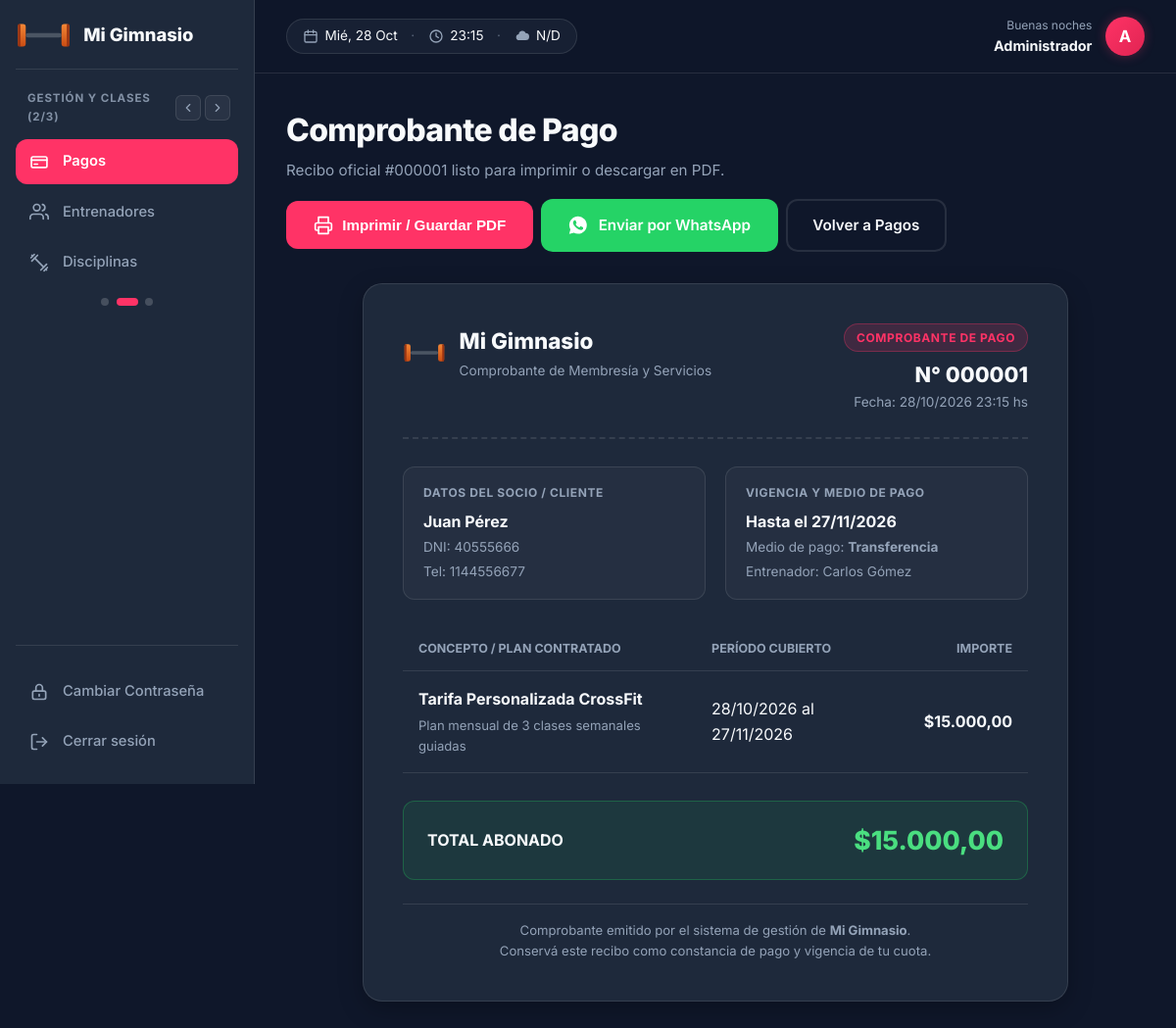
Screenshot of /panel/pago_recibo.php?id=1 (signed in) with the database file from the repository.
### tables this page shows
CREATE TABLE IF NOT EXISTS historial_de_pagos (
    id_pago INT AUTO_INCREMENT PRIMARY KEY,
    id_cliente INT NOT NULL,
    id_tarifa INT NOT NULL,
    monto DECIMAL(10,2) NOT NULL,
    metodo_pago VARCHAR(50) NOT NULL DEFAULT 'Efectivo',
    fecha_pago DATETIME NOT NULL DEFAULT CURRENT_TIMESTAMP,
    fecha_vencimiento DATE NULL,
    CONSTRAINT fk_pago_cliente FOREIGN KEY (id_cliente)
        REFERENCES clientes(id_cliente),
    CONSTRAINT fk_pago_tarifa FOREIGN KEY (id_tarifa)
        REFERENCES tarifas(id_tarifa)
);

CREATE TABLE IF NOT EXISTS clientes (
    id_cliente INT AUTO_INCREMENT PRIMARY KEY,
    DNI INT(8) NOT NULL UNIQUE,
    nombre VARCHAR(100) NOT NULL,
    apellido VARCHAR(100) NOT NULL,
    email VARCHAR(100),
    telefono VARCHAR(20),
    id_estado INT NOT NULL,
    CONSTRAINT fk_cliente_estado FOREIGN KEY (id_estado)
        REFERENCES estado_cliente(ID_est_clientes)
);

CREATE TABLE IF NOT EXISTS entrenadores (
    id_entrenador INT AUTO_INCREMENT PRIMARY KEY,
    DNI INT(8) NOT NULL UNIQUE,
    nombre VARCHAR(100) NOT NULL,
    apellido VARCHAR(100) NOT NULL,
    email VARCHAR(100),
    telefono VARCHAR(20)
);

CREATE TABLE IF NOT EXISTS tarifas (
    id_tarifa INT AUTO_INCREMENT PRIMARY KEY,
    id_entrenador INT NOT NULL,
    nombre VARCHAR(100) NOT NULL,
    monto DECIMAL(10,2) NOT NULL,
    descripcion TEXT,
    CONSTRAINT fk_tarifas_entrenadores FOREIGN KEY (id_entrenador)
        REFERENCES entrenadores(id_entrenador)
);

### panel/pago_recibo.php (the view, shortened to what this page needs)
<?php
$pdo = conectarDB();
$idPago = isset($_GET['id']) ? (int)$_GET['id'] : 0;
$stmt = $pdo->prepare("
    SELECT
        hp.id_pago,
        hp.fecha_pago,
        hp.fecha_vencimiento,
        hp.monto,
        hp.metodo_pago,
        c.id_cliente,
        c.DNI AS cliente_dni,
        c.nombre AS cliente_nombre,
        c.apellido AS cliente_apellido,
        c.email AS cliente_email,
        c.telefono AS cliente_telefono,
        t.nombre AS tarifa_nombre,
        t.descripcion AS tarifa_descripcion,
        e.nombre AS entrenador_nombre,
        e.apellido AS entrenador_apellido
    FROM historial_de_pagos hp
    JOIN clientes c ON hp.id_cliente = c.id_cliente
    JOIN tarifas t ON hp.id_tarifa = t.id_tarifa
    JOIN entrenadores e ON t.id_entrenador = e.id_entrenador
    WHERE hp.id_pago = ?
");
$stmt->execute([$idPago]);
$pago = $stmt->fetch();
$nroComprobante = str_pad((string)$pago['id_pago'], 6, '0', STR_PAD_LEFT);
$fechaEmision = date('d/m/Y H:i', strtotime($pago['fecha_pago']));
$fechaVenc = !empty($pago['fecha_vencimiento'])
    ? date('d/m/Y', strtotime($pago['fecha_vencimiento']))
    : date('d/m/Y', strtotime($pago['fecha_pago'] . ' +30 days'));
$telefonoLimpio = preg_replace('/\D+/', '', $pago['cliente_telefono'] ?? '');
$textoWhatsapp = "Hola {$pago['cliente_nombre']}! Te enviamos el comprobante de pago #{$nroComprobante} de " . GYM_NOMBRE .
    " por $" . number_format((float)$pago['monto'], 2, ',', '.') .
    " (Plan: {$pago['tarifa_nombre']}). Vigente hasta el {$fechaVenc}. ¡Gracias por entrenar con nosotros!";
require __DIR__ . '/includes/layout_inicio.php';
?>
<div class="panel-header no-print">
    <div>
        <h1 class="titulo-pagina">Comprobante de Pago</h1>
        <div class="subt">Recibo oficial #<?= htmlspecialchars($nroComprobante) ?> listo para imprimir o descargar en PDF.</div>
    </div>
    <div class="acciones" style="flex-wrap: wrap;">
        <button type="button" onclick="window.print()" class="btn btn-primary">
            <svg class="icon" viewBox="0 0 24 24"><polyline points="6 9 6 2 18 2 18 9"/><path d="M6 18H4a2 2 0 0 1-2-2v-5a2 2 0 0 1 2-2h16a2 2 0 0 1 2 2v5a2 2 0 0 1-2 2h-2"/><rect x="6" y="14" width="12" height="8"/></svg>
            Imprimir / Guardar PDF
        </button>
        <?php if ($telefonoLimpio !== ''): ?>
            <a href="https://wa.me/<?= htmlspecialchars($telefonoLimpio) ?>?text=<?= urlencode($textoWhatsapp) ?>"
               target="_blank" rel="noopener" class="btn btn-whatsapp">
                Enviar por WhatsApp
            </a>
        <?php endif; ?>
        <a href="pagos.php" class="btn btn-outline">Volver a Pagos</a>
    </div>
</div>
<div class="recibo-contenedor">
    <div class="recibo-papel">
        <div class="recibo-cabecera">
            <div class="recibo-marca">
                <img src="../assets/img/logo.svg" alt="Logo">
                <div>
                    <h2><?= htmlspecialchars(GYM_NOMBRE) ?></h2>
                    <p>Comprobante de Membresía y Servicios</p>
                </div>
            </div>
            <div class="recibo-meta">
                <span class="etiqueta-comp">Comprobante de Pago</span>
                <div class="nro">N° <?= htmlspecialchars($nroComprobante) ?></div>
                <div class="fecha">Fecha: <?= htmlspecialchars($fechaEmision) ?> hs</div>
            </div>
        </div>
        <div class="recibo-grilla">
            <div class="recibo-caja">
                <div class="recibo-caja-titulo">Datos del Socio / Cliente</div>
                <div class="recibo-caja-dato"><?= htmlspecialchars($pago['cliente_nombre'] . ' ' . $pago['cliente_apellido']) ?></div>
                <div class="recibo-caja-sub">DNI: <?= htmlspecialchars($pago['cliente_dni']) ?></div>
                <?php if (!empty($pago['cliente_telefono'])): ?>
                    <div class="recibo-caja-sub">Tel: <?= htmlspecialchars($pago['cliente_telefono']) ?></div>
                <?php endif; ?>
            </div>
            <div class="recibo-caja">
                <div class="recibo-caja-titulo">Vigencia y Medio de Pago</div>
                <div class="recibo-caja-dato">Hasta el <?= htmlspecialchars($fechaVenc) ?></div>
                <div class="recibo-caja-sub">Medio de pago: <strong><?= htmlspecialchars($pago['metodo_pago'] ?? 'Efectivo') ?></strong></div>
                <div class="recibo-caja-sub">Entrenador: <?= htmlspecialchars($pago['entrenador_nombre'] . ' ' . $pago['entrenador_apellido']) ?></div>
            </div>
        </div>
        <table class="recibo-detalle">
            <thead>
                <tr>
                    <th>Concepto / Plan Contratado</th>
                    <th>Período Cubierto</th>
                    <th style="text-align: right;">Importe</th>
                </tr>
            </thead>
            <tbody>
                <tr>
                    <td>
                        <strong><?= htmlspecialchars($pago['tarifa_nombre']) ?></strong>
                        <?php if (!empty($pago['tarifa_descripcion'])): ?>
                            <div style="font-size: 0.82rem; color: var(--color-text-muted); margin-top: 0.2rem;">
                                <?= htmlspecialchars($pago['tarifa_descripcion']) ?>
                            </div>
                        <?php endif; ?>
                    </td>
                    <td><?= htmlspecialchars(date('d/m/Y', strtotime($pago['fecha_pago']))) ?> al <?= htmlspecialchars($fechaVenc) ?></td>
                    <td style="text-align: right; font-weight: 700;">$<?= number_format((float)$pago['monto'], 2, ',', '.') ?></td>
                </tr>
            </tbody>
        </table>
        <div class="recibo-total-fila">
            <span class="lbl">TOTAL ABONADO</span>
            <span class="val">$<?= number_format((float)$pago['monto'], 2, ',', '.') ?></span>
        </div>
        <div class="recibo-pie">
            Comprobante emitido por el sistema de gestión de <strong><?= htmlspecialchars(GYM_NOMBRE) ?></strong>.<br>
            Conservá este recibo como constancia de pago y vigencia de tu cuota.
        </div>
    </div>
</div>
<?php require __DIR__ . '/includes/layout_fin.php'; ?>

### assets/css/base.css (style rules this page uses)
:root { --color-primary: #ff3366; --color-primary-hover: #e02452; --color-bg-dark: #0f172a; --color-bg-card: #1e293b; --color-bg-light: #f8fafc; --color-text-main: #f8fafc; --color-text-muted: #94a3b8; --color-text-dark: #0f172a; --color-border: rgba(255, 255, 255, 0.1); --color-whatsapp: #25d366; --color-whatsapp-hover: #20ba5a; --font-main: 'Inter', -apple-system, BlinkMacSystemFont, 'Segoe UI', Roboto, sans-serif; --font-display: 'Playfair Display', Georgia, serif; --radius-sm: 6px; --radius-md: 12px; --radius-lg: 20px; --radius-full: 9999px; --shadow-sm: 0 2px 8px rgba(0, 0, 0, 0.15); --shadow-md: 0 8px 24px rgba(0, 0, 0, 0.25); --shadow-glow: 0 0 25px rgba(255, 51, 102, 0.35); --transition-fast: 0.2s ease; --transition-smooth: 0.3s cubic-bezier(0.4, 0, 0.2, 1); }
* { margin: 0; padding: 0; box-sizing: border-box; }
html { scroll-behavior: smooth; }
body { font-family: var(--font-main); background-color: var(--color-bg-dark); color: var(--color-text-main); line-height: 1.6; overflow-x: hidden; }
a { text-decoration: none; color: inherit; transition: color var(--transition-fast); }
img { max-width: 100%; height: auto; display: block; }

### assets/css/components.css (style rules this page uses)
.icon { width: 1.25rem; height: 1.25rem; stroke: currentColor; stroke-width: 2; stroke-linecap: round; stroke-linejoin: round; fill: none; display: inline-block; flex-shrink: 0; }
.btn { display: inline-flex; align-items: center; justify-content: center; gap: 0.6rem; padding: 0.8rem 1.6rem; border-radius: var(--radius-md); font-size: 0.95rem; font-weight: 600; cursor: pointer; border: 2px solid transparent; transition: all var(--transition-smooth); text-align: center; }
.btn-whatsapp { background-color: var(--color-whatsapp); color: #ffffff; }
.btn-whatsapp .icon { stroke: none; fill: currentColor; width: 1.35rem; height: 1.35rem; }
.btn-outline { background-color: transparent; border-color: var(--color-border); color: var(--color-text-main); }

### assets/css/login.css (style rules this page uses)
.btn-primary { background-color: var(--color-primary); color: #ffffff; }

### assets/css/dashboard.css (style rules this page uses)
.panel-header { margin-bottom: 2rem; }
.titulo-pagina { font-size: 2rem; font-weight: 800; color: var(--color-text-main); letter-spacing: -0.02em; }
.subt { color: var(--color-text-muted); font-size: 0.95rem; margin-top: 0.25rem; }
.panel-header { display: flex; justify-content: space-between; align-items: center; gap: 1rem; flex-wrap: wrap; margin-bottom: 2rem; }
.acciones { display: flex; align-items: center; gap: 0.5rem; }

### rows the page displays
historial_de_pagos: id_pago "000001", fecha_pago "28/10/2026 23:15", id_cliente.apellido "Juan Pérez", id_cliente.DNI "40555666", id_cliente.telefono "1144556677", fecha_vencimiento "27/11/2026", metodo_pago "Transferencia", entrenadores.nombre+apellido "Carlos Gómez", id_tarifa.nombre "Tarifa Personalizada CrossFit", id_tarifa.descripcion "Plan mensual de 3 clases semanales guiadas", fecha_pago "28/10/2026", monto "15.000,00"

### other values shown
GYM_NOMBRE "Mi Gimnasio"
$nombreUsuario "Administrador"
$inicial "A"
